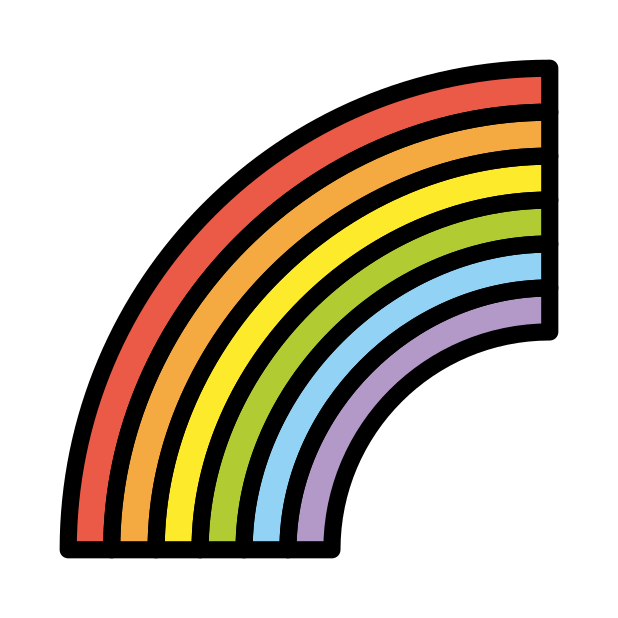
#> input picture web/assets/gallery/1F308.png, 618 x 618 px; its folder holds only this picture in this run
$ python -i beadgen.py   (imports and definitions only)
#> lines starting #> are read from the running program, lines starting #| are printed output that depends on the picture; after the words box and inside, x2 and y2 are one past the last pixel; in counts of white or black regions, pixels touching at a corner belong together
"""
拼豆图纸生成 —— 核心模块
管线: 平滑 → 等比缩放到网格 → 背景剥离 → 全局 k-means 减色(Lab)
      → 每个聚类色匹配最近拼豆色号 → 去孤立噪点 → 渲染指导图 + 配料清单
对照现成工具的"逐格直接量化",这里多了"全局减色 + 去噪",照片不再杂乱。
"""
from collections import deque, Counter
import numpy as np
from PIL import Image, ImageDraw, ImageFont, ImageFilter, ImageEnhance
from skimage import color as skcolor
from skimage.segmentation import felzenszwalb
from sklearn.cluster import KMeans

# ---- 拼豆色板：可切换的「上层颜色适配层」----
# 色板就是一份 {色号 -> RGB} 的映射。换色卡 = 换一份 json + 在 _REGISTRY 注册一行，
# 核心算法完全不动。运行时用 set_palette() 切换当前色板。
import json as _json, os as _os

_DIR = _os.path.dirname(_os.path.abspath(__file__))

_FALLBACK = {
    "白": (255, 255, 255), "黑": (26, 26, 26), "浅灰": (185, 185, 185),
    "深灰": (105, 105, 105), "大红": (200, 40, 45), "橙": (240, 140, 30),
    "黄": (245, 200, 40), "金黄": (240, 170, 25), "浅绿": (140, 190, 90),
    "草绿": (90, 160, 70), "深绿": (45, 95, 55), "墨绿": (28, 68, 44),
    "天蓝": (90, 160, 215), "蓝": (40, 90, 175), "深蓝": (30, 50, 110),
    "紫": (120, 70, 150), "粉": (240, 150, 175), "棕": (120, 75, 45),
    "肤": (245, 215, 185), "米黄": (235, 225, 200),
}

# 注册表：显示名 -> json 文件名（相对本文件所在目录）。available_palettes()
# 会过滤掉不存在的文件，所以加 211/216/其他品牌只需在此加一行 + 把 json 放进 palettes/。
_REGISTRY = {
    "MARD 221 标准色卡": "palettes/mard221.json",
    "全色板 291（含特殊色）": "palettes/full291.json",  # 可选，不在公开仓库
}


# [9 lines left out: function available_palettes, not called in this run]


def _load_file(path):
    d = _json.load(open(path, encoding="utf-8"))
    return {k: tuple(v) for k, v in d.items()}


# 当前生效色板（模块级，set_palette 切换；process/render 都读它）
PALETTE, NAMES, _PAL_RGB, _PAL_LAB = {}, [], None, None


# [14 lines left out: function set_palette, not called in this run]


# [1 line not run here, left out]


# [4 lines left out: function _nearest_bead, not called in this run]


def _nearest_all(arr_rgb):
    """逐格匹配：每个格子直接最近邻到色板（保细节，不做全局减色）。arr_rgb:(h,w,3) 0-255"""
    h, w, _ = arr_rgb.shape
    lab = skcolor.rgb2lab(arr_rgb.reshape(-1, 1, 3) / 255.0).reshape(-1, 3)
    d = np.linalg.norm(lab[:, None, :] - _PAL_LAB[None, :, :], axis=2)
    return d.argmin(axis=1).reshape(h, w)


# [21 lines left out: function _merge_similar, not called in this run]


def _remove_white_bg(arr, thresh):
    """从四角洪水填充剥离近白背景，返回 mask(True=前景)"""
    h, w, _ = arr.shape
    bright = arr.sum(axis=2) > thresh * 3
    bg = np.zeros((h, w), bool)
    dq = deque()
    for x in range(w):
        for y in (0, h - 1):
            if bright[y, x]:
                bg[y, x] = True; dq.append((y, x))
    for y in range(h):
        for x in (0, w - 1):
            if bright[y, x]:
                bg[y, x] = True; dq.append((y, x))
    while dq:
        y, x = dq.popleft()
        for dy, dx in ((1, 0), (-1, 0), (0, 1), (0, -1)):
            ny, nx = y + dy, x + dx
            if 0 <= ny < h and 0 <= nx < w and bright[ny, nx] and not bg[ny, nx]:
                bg[ny, nx] = True; dq.append((ny, nx))
    return ~bg


# [43 lines left out: functions _despeckle, _flatten, not called in this run]


def _erode(fg, n):
    """边缘收缩 n 格：去掉主体最外圈，清掉照片边缘的半透明光晕。"""
    for _ in range(n):
        h, w = fg.shape
        keep = fg.copy()
        for y in range(h):
            for x in range(w):
                if not fg[y, x]:
                    continue
                for dy, dx in ((1, 0), (-1, 0), (0, 1), (0, -1)):
                    ny, nx = y + dy, x + dx
                    if not (0 <= ny < h and 0 <= nx < w) or not fg[ny, nx]:
                        keep[y, x] = False; break
        fg = keep
    return fg


def _autocrop(img, bg_thresh, pad_frac=0.02):
    """裁掉四周白背景，让主体占满画面（不浪费网格分辨率在空白上）。"""
    import numpy as _np
    a = _np.asarray(img).astype(_np.int32)
    fg = a.sum(axis=2) <= bg_thresh * 3
    ys, xs = _np.where(fg)
    if len(xs) == 0:
        return img
    pad = int(max(img.width, img.height) * pad_frac)
    x0, x1 = max(0, xs.min() - pad), min(img.width, xs.max() + 1 + pad)
    y0, y1 = max(0, ys.min() - pad), min(img.height, ys.max() + 1 + pad)
    return img.crop((x0, y0, x1, y1))


# [37 lines left out: function _consolidate, not called in this run]


def process(img, grid_w=56, k=8, remove_bg=True, bg_thresh=235,
            flatten=1, despeckle=True, edge_trim=1, autocrop=True,
            saturation=1.15, min_area=10, detail=True, max_colors=20, merge_delta=8):
    """
    返回: grid_ids(h×w, 拼豆色号index, 背景=-1), used(色号index列表), counts(名->颗数)
    detail=True：保细节模式（适合 AI 卡通/像素/logo 这类已经干净的图）——
      逐格匹配保锐利，再按 ΔE 合并相近色压到 max_colors，不做 felzenszwalb/k-means 磨平。
    """
    img = img.convert("RGB")
    if autocrop and remove_bg:
        img = _autocrop(img, bg_thresh)
    if saturation != 1.0:
        img = ImageEnhance.Color(img).enhance(saturation)
    ar = img.height / img.width
    grid_h = max(1, round(grid_w * ar))

    # 背景蒙版用「原图」算（拍平会污染白底边缘，必须先于拍平）
    small_orig = np.asarray(img.resize((grid_w, grid_h), Image.LANCZOS)).astype(np.uint8)
    fg = (_remove_white_bg(small_orig, bg_thresh) if remove_bg
          else np.ones((grid_h, grid_w), bool))
    if remove_bg and edge_trim > 0:
        fg = _erode(fg, edge_trim)
    fg_flat = fg.reshape(-1)
    if int(fg_flat.sum()) == 0:
        fg = np.ones((grid_h, grid_w), bool); fg_flat = fg.reshape(-1)

    if detail:
        # 保细节：逐格匹配（不拍平、不 k-means）→ ΔE 合并相近色
        grid = _nearest_all(small_orig)
        grid[~fg] = -1
        grid = _merge_similar(grid, fg, delta=merge_delta, target=max_colors)
    else:
        # 去噪模式：拍平 + 全局 k-means 减色（适合嘈杂照片）
        flat = _flatten(img, flatten)
        arr = np.asarray(flat.resize((grid_w, grid_h), Image.LANCZOS)).astype(np.float64)
        lab = skcolor.rgb2lab(arr / 255.0).reshape(-1, 3)
        n_fg = int(fg_flat.sum())
        km = KMeans(n_clusters=min(k, n_fg), n_init=4, random_state=0)
        cl = km.fit_predict(lab[fg_flat])
        labels = np.full(grid_w * grid_h, -1)
        labels[fg_flat] = cl
        centers_rgb = skcolor.lab2rgb(km.cluster_centers_.reshape(-1, 1, 3)).reshape(-1, 3) * 255
        cluster_to_bead = [_nearest_bead(c) for c in centers_rgb]
        grid = np.full((grid_h, grid_w), -1)
        for i, lb in enumerate(labels):
            if lb >= 0:
                grid[i // grid_w, i % grid_w] = cluster_to_bead[lb]

    if despeckle:
        grid = _despeckle(grid, fg)
    if min_area > 0:
        grid = _consolidate(grid, fg, min_area)

    counts = Counter()
    for v in grid.reshape(-1):
        if v >= 0:
            counts[NAMES[v]] += 1
    used = sorted({v for v in grid.reshape(-1) if v >= 0},
                  key=lambda b: -counts[NAMES[b]])
    return grid, used, dict(counts)


# [104 lines left out: functions render, render_preview, _cjk_font, _legend_image, build_pdf, not called in this run]

>>> from PIL import Image
>>> picture = Image.open('web/assets/gallery/1F308.png')
#> picture is the input picture: PIL image 618x618 P; mean R, G, B, A 88.7, 103.2, 65.9, 106.2
>>> result = process(picture)
#> in process, `img = img.convert("RGB")`:
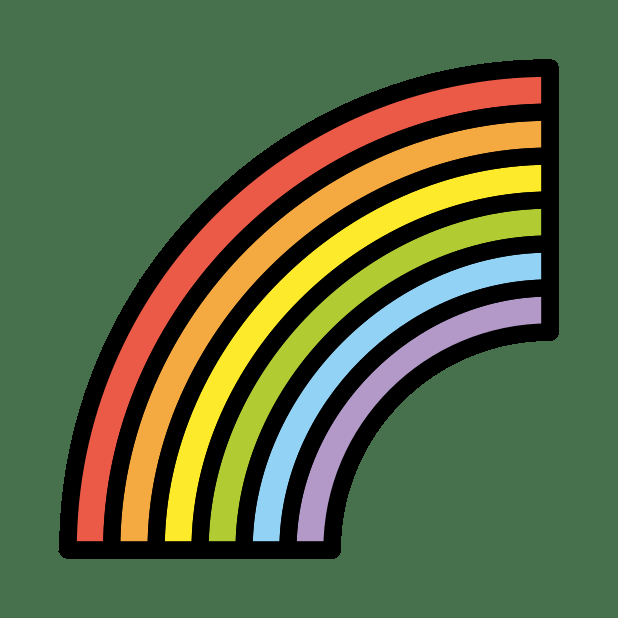
#> img: PIL image 618x618 RGB; mean R, G, B 88.7, 103.2, 65.9
#> in _autocrop, `fg = a.sum(axis=2) <= bg_thresh * 3`: fg: shape (618, 618) bool; every value is 1
#> in _autocrop, `x0, x1 = max(0, xs.min() - pad), min(img.width, xs.max() + 1 + pad)`: x0 = 0; x1 = 618
#> in _autocrop, `y0, y1 = max(0, ys.min() - pad), min(img.height, ys.max() + 1 + pad)`: y0 = 0; y1 = 618
#> in process, `img = ImageEnhance.Color(img).enhance(saturation)`:
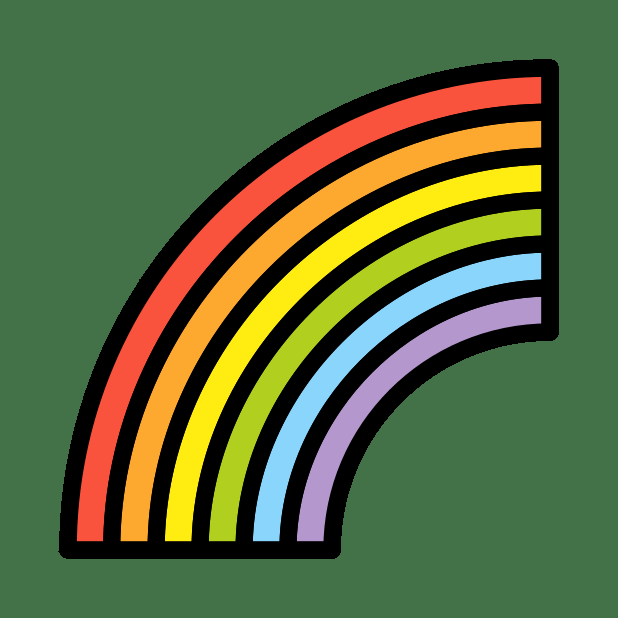
#> img: PIL image 618x618 RGB; mean R, G, B 87.4, 104.1, 61.5
#> in process, `small_orig = np.asarray(img.resize((grid_w, grid_h), Image.LANCZOS)).a..`:
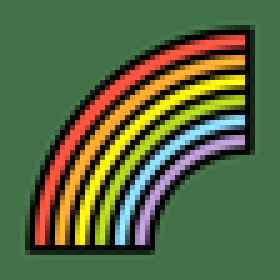
#> small_orig: shape (56, 56, 3) (shown 5 times larger); mean R, G, B 87.9, 105.3, 61.9
#> in _remove_white_bg, `bright = arr.sum(axis=2) > thresh * 3`: bright: shape (56, 56) bool; every value is 0
#> in process, `fg = (_remove_white_bg(small_orig, bg_thresh) if remove_bg else np.one..`: fg: shape (56, 56) bool; every value is 1
#> the loop in _erode, `for _ in range(n):` made 1 pass
#> pass 1, in _erode, `fg = keep`:
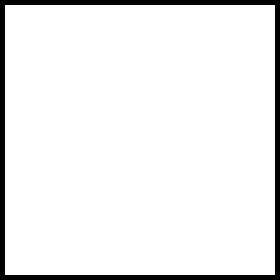
#> fg: shape (56, 56) bool (shown 5 times larger); 93% white; black in thin lines or dots
#> (the run stopped early here; a loop or call above may not have finished)

$ run again, on web/assets/gallery/1F351.png
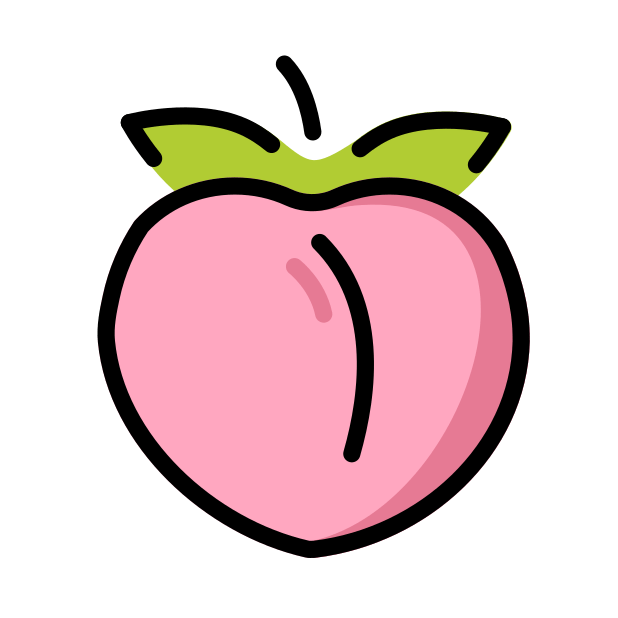
#> input picture web/assets/gallery/1F351.png, 618 x 618 px
#> picture is the input picture: PIL image 618x618 P; mean R, G, B, A 118.3, 119, 98.5, 102.2
#> in process, `img = img.convert("RGB")`:
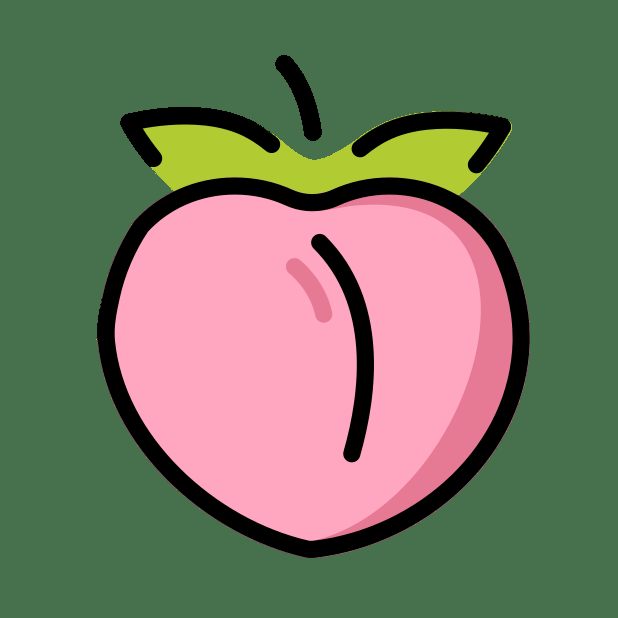
#> img: PIL image 618x618 RGB; mean R, G, B 118.3, 119, 98.5
#> x0 = 0; x1 = 618
#> y0 = 0; y1 = 618
#> in process, `small_orig = np.asarray(img.resize((grid_w, grid_h), Image.LANCZOS)).a..`:
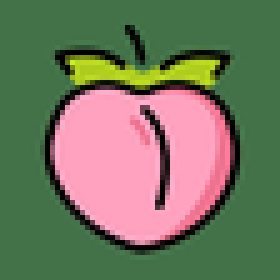
#> small_orig: shape (56, 56, 3) (shown 5 times larger); mean R, G, B 116.3, 119.3, 96
#> bright: shape (56, 56) bool; every value is 0

$ run again, on web/assets/gallery/1F353.png
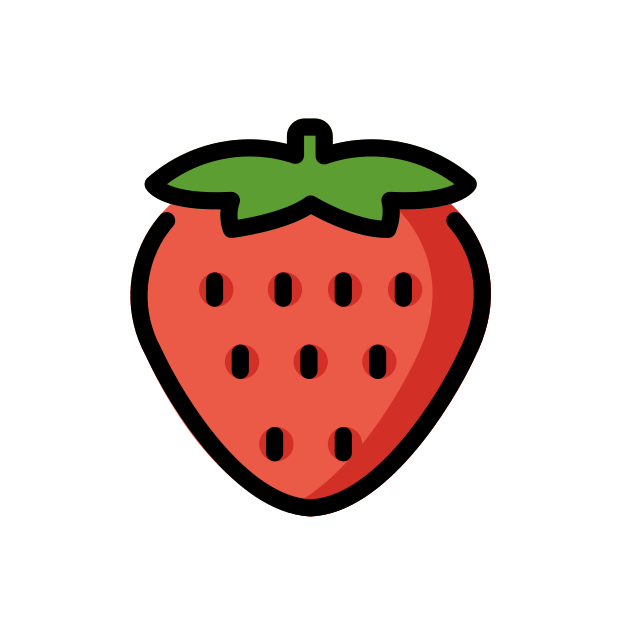
#> input picture web/assets/gallery/1F353.png, 618 x 618 px
#> picture is the input picture: PIL image 618x618 P; mean R, G, B, A 92.5, 98.9, 66.9, 71
#> in process, `img = img.convert("RGB")`:
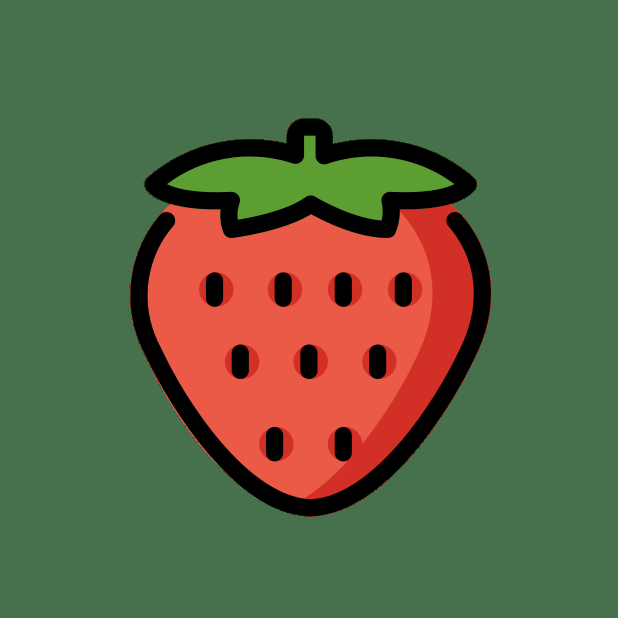
#> img: PIL image 618x618 RGB; mean R, G, B 92.5, 98.9, 66.9
#> x0 = 0; x1 = 618
#> y0 = 0; y1 = 618
#> in process, `small_orig = np.asarray(img.resize((grid_w, grid_h), Image.LANCZOS)).a..`:
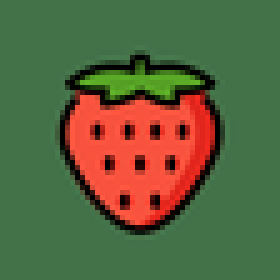
#> small_orig: shape (56, 56, 3) (shown 5 times larger); mean R, G, B 92.3, 99.5, 63.1
#> bright: shape (56, 56) bool; every value is 0
